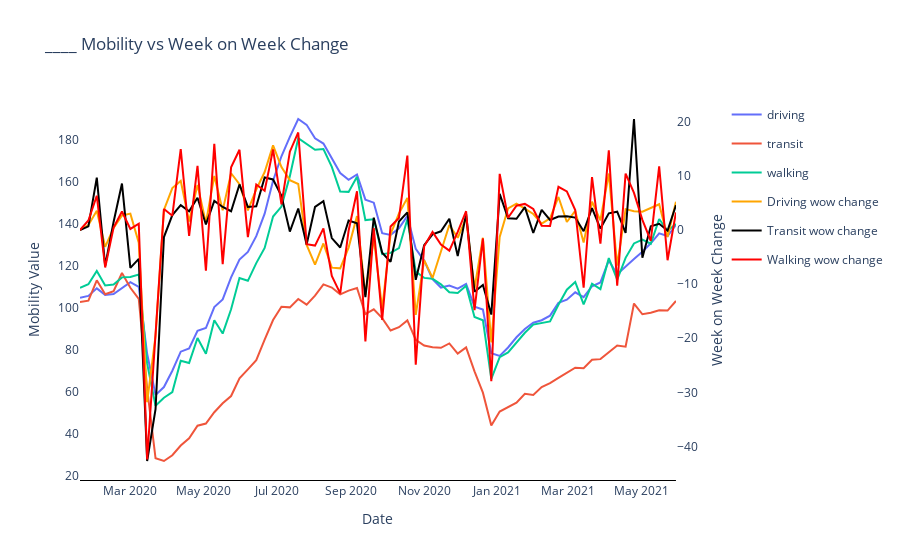

The notebook cell this image was saved under:
### Code cell
subfig = make_subplots(specs=[[{"secondary_y": True}]])

fig = px.line(df_d, x="Date", y='mobility', color='transportation_type')
fig2 = px.line(df_d, x="Date", y='week_on_week_change', color='week_on_week_transportation_type', 
               color_discrete_sequence=['orange', 'black', 'red'])

fig2.update_traces(yaxis="y2")
subfig.add_traces(fig.data + fig2.data)

subfig.update_layout(
    plot_bgcolor="white",
    title='____ Mobility vs Week on Week Change',
    xaxis_title="Date",
    yaxis_title="Mobility Value",
    
)
subfig.update_xaxes(showline=True, linewidth=1, linecolor='black')
subfig.update_yaxes(showline=False, linewidth=1, linecolor='black', secondary_y=True,
                    title_text='Week on Week Change')

subfig.show()
